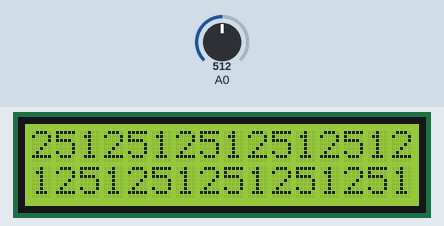
Recording of a sketch running on a simulated Arduino Uno, built with avr-gcc and run on an emulated ATmega328P. On the bench: 16×2 character LCD. Inputs (shaded band) come from the test bench; at power-on: A0 = 512.

Above: at 1.2 s.
1.3 s: A0 set to 0
At 2.2 s:
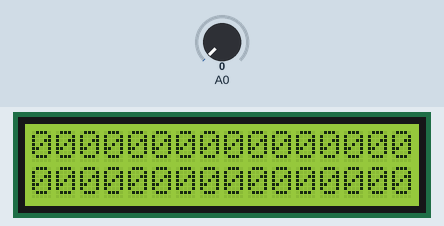
2.8 s: A0 set to 122
At 3.86 s:
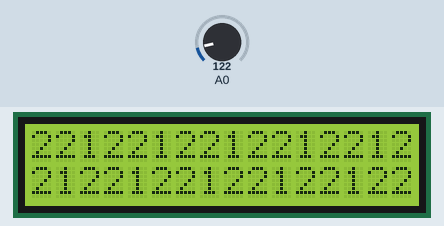
4.3 s: A0 set to 306
At 5.09 s:
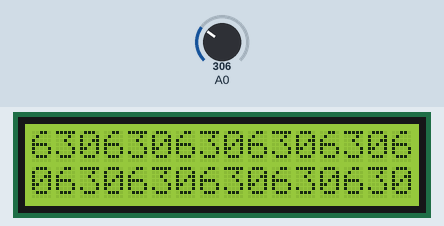
Timing chart, 0 to 7.3 s (numbered marks = the images above; inputs shaded):
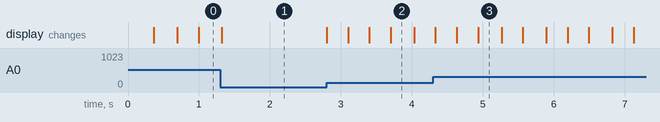

Measured:
- after the input at 2.8 s, the display: first changes at once (image 2 shows a later state)

The sketch:

lcd1.ino
```cpp
#include<LiquidCrystal.h>
int pot_val;
const int en=11,rs=12,d4=4,d5=5,d6=6,d7=7;
LiquidCrystal lcd(rs,en,d4,d5,d6,d7);
void setup() {
  // put your setup code here, to run once:
pinMode(A0,INPUT);
lcd.begin(16,2);
}

void loop() {
  // put your main code here, to run repeatedly:
pot_val=analogRead(A0);
lcd.print(pot_val );
}
```
